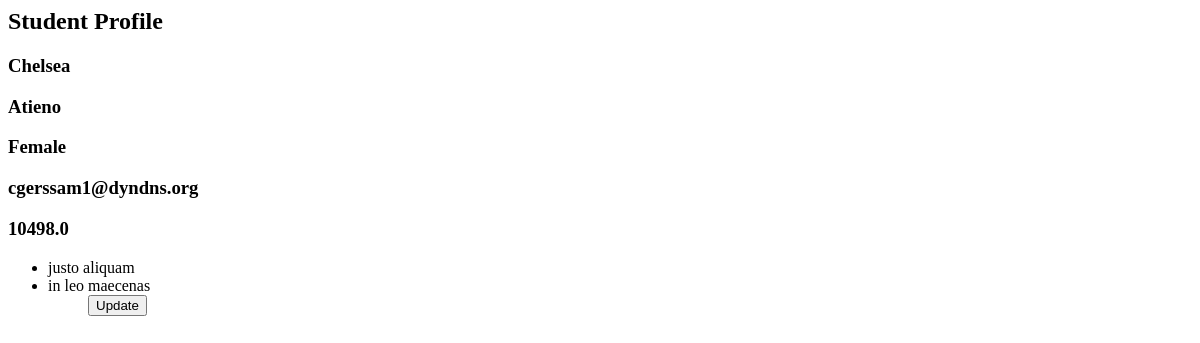
The app's page /student/2, older data.
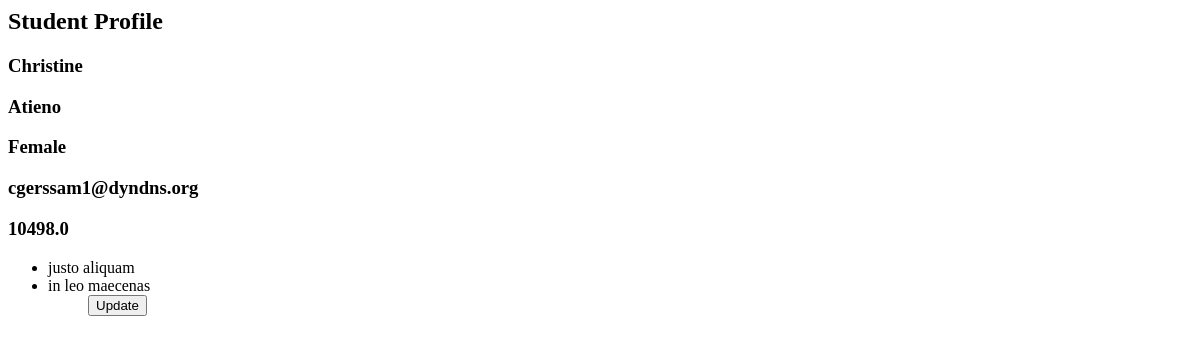
The same page, newer data.
### models.py (models this page shows, shortened)
class Student(db.Model,SerializerMixin):
    __tablename__='student'
    id=db.Column(db.Integer,primary_key=True)
    firstname=db.Column(db.String)
    lastname=db.Column(db.String)
    email=db.Column(db.String)
    gender=db.Column(db.String)
    feebalance=db.Column(db.Float)
    course = db.relationship('Units',backref='student')

### main.py (the view)
@app.route('/student/<int:id>', methods=['GET','POST'])
def student_by_id(id):
    student =Student.query.filter_by(id =id).first()
    if request.method == 'GET':
        unitsdone = Units.query.filter_by(student_id=id).all()
        return render_template("single.html", student=student,unitsdone=unitsdone)
    if request.method == 'POST':
        student = Student(**request.form)
        db.session.add(student)
        db.session.commit()
        return render_template("single.html", student=student)

### templates/single.html (shortened to what this page needs)
<h2> Student Profile</h2>
    <h3> {{student['firstname']}} </h3>
    <h3> {{student['lastname']}} </h3>
    <h3> {{student['gender']}} </h3>
    <h3> {{student['email']}} </h3>
    <h3> {{student['feebalance']}} </h3>
{% if unitsdone | length >0  %}
<ul>
    {% for unit in unitsdone %}
<li> {{ unit['name'] }}</li>
    {% endfor %}
<ul>
    {% else %}
<h3> Not taking any Units</h3>
{%  endif %}
<button id="update-student">Update</button>

Row changes from the older to the newer data that the page shows:
changed Student "Atieno": firstname "Chelsea" → "Christine"
